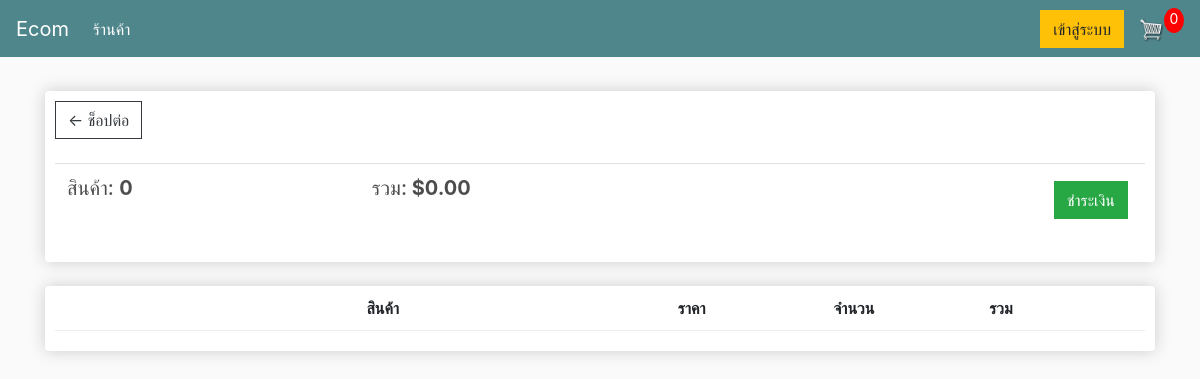
The app's page /cart/ (signed in), older data.
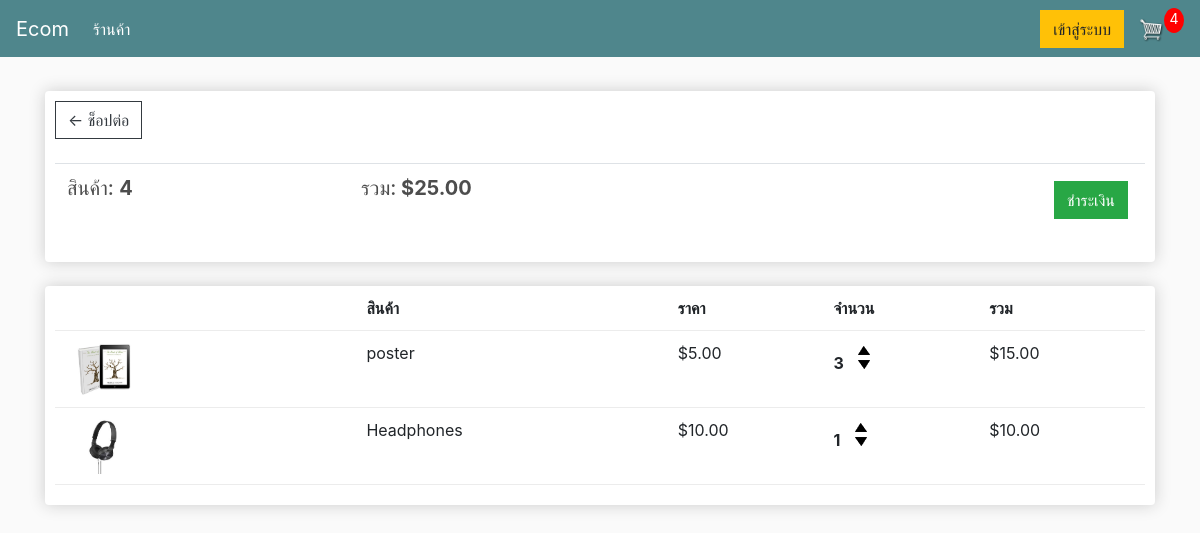
The same page, newer data.
### store/models.py (models this page shows, shortened)
class Order(models.Model):
	customer = models.ForeignKey(Customer, on_delete=models.SET_NULL, null=True, blank=True)
	date_ordered = models.DateTimeField(auto_now_add=True)
	complete = models.BooleanField(default=False)
	transaction_id = models.CharField(max_length=100, null=True)
	@property
	def get_cart_total(self):
		orderitems = self.orderitem_set.all()
		total = sum([item.get_total for item in orderitems])
		return total
	@property
	def get_cart_items(self):
		orderitems = self.orderitem_set.all()
		total = sum([item.quantity for item in orderitems])
		return total

class OrderItem(models.Model):
	product = models.ForeignKey(Product, on_delete=models.SET_NULL, null=True)
	order = models.ForeignKey(Order, on_delete=models.SET_NULL, null=True)
	quantity = models.IntegerField(default=0, null=True, blank=True)
	date_added = models.DateTimeField(auto_now_add=True)
	@property
	def get_total(self):
		total = self.product.price * self.quantity
		return total

class Product(models.Model):
	name = models.CharField(max_length=200)
	price = models.FloatField()
	digital = models.BooleanField(default=False,null=True, blank=True)
	image = models.ImageField(null=True, blank=True)
	@property
	def imageURL(self):
		try:
			url = self.image.url
		except:
			url = ''
		return url

### store/views.py (the view)
# urls.py: path('cart/', views.cart, name="cart"),
def cart(request):
    data = cartData(request)
    cartItems = data['cartItems']
    order = data['order']
    items = data['items']
    context = {'items': items, 'order': order, 'cartItems': cartItems}
    return render(request, 'store/cart.html', context)

### store/utils.py (called while the page is built)
def cartData(request):
	if request.user.is_authenticated:
		customer = request.user.customer
		order, created = Order.objects.get_or_create(customer=customer, complete=False)
		items = order.orderitem_set.all()
		cartItems = order.get_cart_items
	else:
		cookieData = cookieCart(request)
		cartItems = cookieData['cartItems']
		order = cookieData['order']
		items = cookieData['items']
	return {'cartItems':cartItems ,'order':order, 'items':items}

### store/templates/store/cart.html
{% extends 'store/main.html' %}
{% load static %}
{% block content %}
	<div class="row">
		<div class="col-lg-12">
			<div class="box-element">
				<a class="btn btn-outline-dark" href="{% url 'store' %}">&#x2190; ช็อปต่อ</a>
				<br>
				<br>
				<table class="table">
					<tr>
						<th><h5>สินค้า: <strong>{{order.get_cart_items}}</strong></h5></th>
						<th><h5>รวม:<strong> ${{order.get_cart_total|floatformat:2}}</strong></h5></th>
						<th>
							<a style="float:right; margin:5px;" class="btn btn-success" href="{% url 'checkout' %}">ชำระเงิน</a>
						</th>
					</tr>
				</table>
			</div>
			<br>
			<div class="box-element">
				<div class="cart-row">
					<div style="flex:2"></div>
					<div style="flex:2"><strong>สินค้า</strong></div>
					<div style="flex:1"><strong>ราคา</strong></div>
					<div style="flex:1"><strong>จำนวน</strong></div>
					<div style="flex:1"><strong>รวม</strong></div>
				</div>
				{% for item in items %}
				<div class="cart-row">
					<div style="flex:2"><img class="row-image" src="{{item.product.imageURL}}"></div>
					<div style="flex:2"><p>{{item.product.name}}</p></div>
					<div style="flex:1"><p>${{item.product.price|floatformat:2}}</p></div>
					<div style="flex:1">
						<p class="quantity">{{item.quantity}}</p>
						<div class="quantity">
							<img data-product="{{item.product.id}}" data-action="add" class="chg-quantity update-cart" src="{% static  'images/arrow-up.png' %}">
							<img data-product="{{item.product.id}}" data-action="remove" class="chg-quantity update-cart" src="{% static  'images/arrow-down.png' %}">
						</div>
					</div>
					<div style="flex:1"><p>${{item.get_total|floatformat:2}}</p></div>
				</div>
				{% endfor %}
			</div>
		</div>
	</div>
{% endblock content %}

### store/templates/store/main.html (shortened to what this page needs)
<!DOCTYPE html>
{% load static %}
<html>
<head>
	<link rel="stylesheet" href="https://stackpath.bootstrapcdn.com/bootstrap/4.4.1/css/bootstrap.min.css">
	<link rel="stylesheet" type="text/css" href="{% static 'css/main.css' %}">
</head>
<body>
	<nav class="navbar navbar-expand-lg navbar-dark bg-dark">
	  <a class="navbar-brand" href="{% url 'store' %}">Ecom</a>
	  <div class="collapse navbar-collapse" id="navbarSupportedContent">
	    <ul class="navbar-nav mr-auto">
	      <li class="nav-item active">
	        <a class="nav-link" href="{% url 'store' %}">ร้านค้า <span class="sr-only">(current)</span></a>
	      </li>
	    </ul>
	    <div class="form-inline my-2 my-lg-0">
	     	<a href="#"class="btn btn-warning">เข้าสู่ระบบ</a>
	     	<a href="{% url 'cart' %}">
	    		<img  id="cart-icon" src="{% static 'images/cart.png' %}">
	    	</a>
	    	<p id="cart-total">{{cartItems}}</p>
	    </div>
	  </div>
	</nav>
     <div class="container">
            <br>
            {% block content %}
            {% endblock content %}
         </div>
</body>
</html>

### static/css/main.css (style rules this page uses)
body { background-color: hsl(0, 0%, 98%); }
h1,h2,h3,h4,h5,h6 { color:hsl(0, 0%, 30%); }
.box-element { box-shadow:hsl(0, 0%, 80%) 0 0 16px; background-color: #fff; border-radius: 4px; padding: 10px; }
.bg-dark { background-color: #4f868c!important; }
#cart-icon { width:25px; display: inline-block; margin-left: 15px; }
#cart-total { display: block; text-align: center; color:#fff; background-color: red; width: 20px; height: 25px; border-radius: 50%; font-size: 14px; }
.col-lg-4, .col-lg-6, .col-lg-8, .col-lg-12 { margin-top: 10px; }
.btn { border-radius: 0; }
.row-image { width: 100px; }
.cart-row { display: flex; align-items: flex-stretch; padding-bottom: 10px; margin-bottom: 10px; border-bottom: 1px solid #ececec; }
.quantity { display: inline-block; font-weight: 700; padding-right:10px; }
.chg-quantity { width: 12px; cursor: pointer; display: block; margin-top: 5px; transition:.1s; }

Row changes from the older to the newer data that the page shows:
computed for Order: get_cart_items "0" → "4"; get_cart_total "0.00" → "25.00"
added OrderItem: product.imageURL (picture), product.name "poster", product.price "5.00", quantity "3", get_total "15.00"
added OrderItem: product.imageURL (picture), product.name "Headphones", product.price "10.00", quantity "1", get_total "10.00"
Text that changed along with them:
{{ cartItems }}: "0" → "4"
